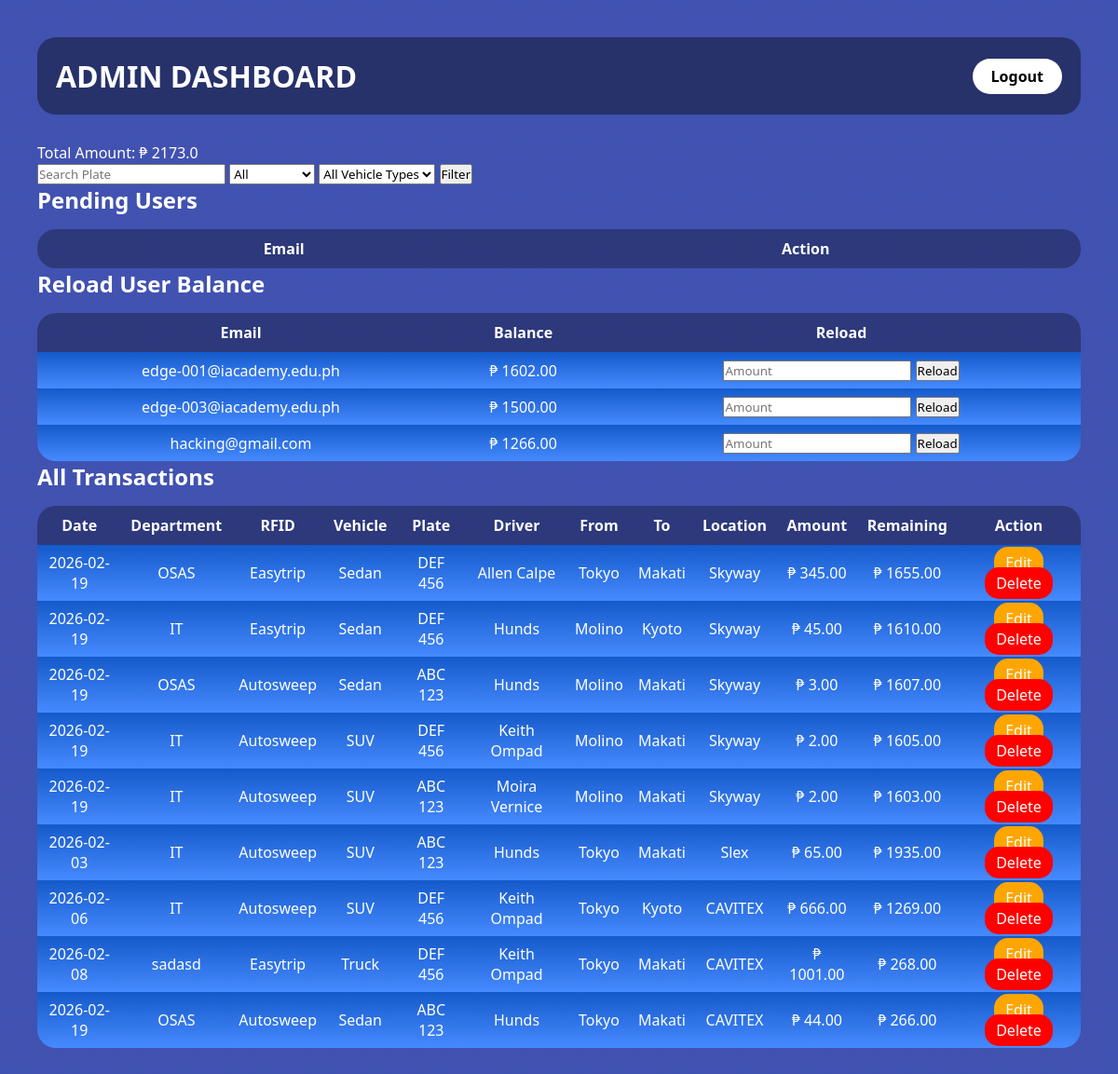
The page /dashboard (signed in) on the database its author committed.
### app.py (models this page shows)
class User(db.Model):
    id = db.Column(db.Integer, primary_key=True)
    email = db.Column(db.String(120), unique=True, nullable=False)
    password = db.Column(db.String(120), nullable=False)
    role = db.Column(db.String(20), default="user")
    approved = db.Column(db.Boolean, default=False)
    balance = db.Column(db.Float, default=2000)

class VehicleLog(db.Model):
    id = db.Column(db.Integer, primary_key=True)
    user_id = db.Column(db.Integer, db.ForeignKey("user.id"))
    rfid_type = db.Column(db.String(50))
    vehicle_type = db.Column(db.String(50))
    plate_number = db.Column(db.String(50))
    driver = db.Column(db.String(100))
    department = db.Column(db.String(100))
    travel_date = db.Column(db.String(20))
    from_location = db.Column(db.String(100))
    to_location = db.Column(db.String(100))
    rfid_location = db.Column(db.String(100))
    amount = db.Column(db.Float)
    remaining_balance = db.Column(db.Float)

### app.py (the view, shortened to what this page needs)
@app.route("/dashboard", methods=["GET", "POST"])
def dashboard():
    if "user_id" not in session:
        return redirect(url_for("login"))
    if session["role"] == "admin":
        logs = VehicleLog.query.all()
        total = sum(log.amount for log in logs)
        users = User.query.filter_by(approved=False).all()
        all_users = User.query.filter_by(role="user").all()
        return render_template(
            "admin_dashboard.html",
            logs=logs,
            total=total,
            users=users,
            all_users=all_users
        )

### templates/admin_dashboard.html (shortened to what this page needs)
<!DOCTYPE html>
<html>
<head>
    <link rel="stylesheet" href="{{ url_for('static', filename='style.css') }}">
</head>
<body class="dashboard-container">
<div class="header">
    <h1>ADMIN DASHBOARD</h1>
    <a href="{{ url_for('logout') }}" class="logout-btn">Logout</a>
</div>
<div class="total-box">
    Total Amount: ₱ {{ total }}
</div>
<form method="GET" class="filter-form">
    <input type="text" name="search" placeholder="Search Plate"
           value="{{ request.args.get('search','') }}">
    <select name="rfid_type">
        <option value="All">All</option>
    </select>
    <select name="vehicle_type">
        <option value="All">All Vehicle Types</option>
    </select>
    <button type="submit">Filter</button>
</form>
<div class="section">
    <h2>Pending Users</h2>
    <div class="table-container">
        <table>
            <tr>
                <th>Email</th>
                <th>Action</th>
            </tr>
        </table>
    </div>
</div>
<div class="section">
    <h2>Reload User Balance</h2>
    <div class="table-container">
        <table>
            <tr>
                <th>Email</th>
                <th>Balance</th>
                <th>Reload</th>
            </tr>
            {% for user in all_users %}
            <tr>
                <td>{{ user.email }}</td>
                <td>₱ {{ "%.2f"|format(user.balance) }}</td>
                <td>
                    <form method="POST"
                          action="{{ url_for('reload_balance', id=user.id) }}">
                        <input type="number" name="amount"
                               placeholder="Amount"
                               step="0.01"
                               required>
                        <button type="submit">Reload</button>
                    </form>
                </td>
            </tr>
            {% endfor %}
        </table>
    </div>
</div>
<div class="section">
    <h2>All Transactions</h2>
    <div class="table-container">
        <table>
            <tr>
                <th>Date</th>
                <th>Department</th>
                <th>RFID</th>
                <th>Vehicle</th>
                <th>Plate</th>
                <th>Driver</th>
                <th>From</th>
                <th>To</th>
                <th>Location</th>
                <th>Amount</th>
                <th>Remaining</th>
                <th>Action</th>
            </tr>
            {% for log in logs %}
            <tr>
                <td>{{ log.travel_date }}</td>
                <td>{{ log.department }}</td>
                <td>{{ log.rfid_type }}</td>
                <td>{{ log.vehicle_type }}</td>
                <td>{{ log.plate_number }}</td>
                <td>{{ log.driver }}</td>
                <td>{{ log.from_location }}</td>
                <td>{{ log.to_location }}</td>
                <td>{{ log.rfid_location }}</td>
                <td>₱ {{ "%.2f"|format(log.amount) }}</td>
                <td>₱ {{ "%.2f"|format(log.remaining_balance) }}</td>
                <td>
                    <a href="{{ url_for('edit', id=log.id) }}"
                       class="edit-btn">Edit</a>
                    <a href="{{ url_for('delete', id=log.id) }}"
                       class="delete-btn">Delete</a>
                </td>
            </tr>
            {% endfor %}
        </table>
    </div>
</div>

### static/style.css (style rules this page uses)
* { margin: 0; padding: 0; box-sizing: border-box; font-family: 'Segoe UI', sans-serif; }
.dashboard-container { min-height: 100vh; padding: 40px; background: linear-gradient(rgba(1,24,150,0.75), rgba(1,24,150,0.75)), url("https://images.candymag.com/candy/images/2022/12/16/applying-to-iacademy.png"); background-size: cover; background-position: center; color: white; }
.header { display: flex; justify-content: space-between; align-items: center; background: rgba(0,0,0,0.4); padding: 20px; border-radius: 20px; margin-bottom: 30px; }
.logout-btn { padding: 8px 20px; background: white; color: black; border-radius: 20px; text-decoration: none; font-weight: bold; }
table { border-collapse: separate; border-spacing: 0; border-radius: 20px; overflow: hidden; }
th { background: linear-gradient( to bottom, #1e3a8a 0%, #2563eb 100% ); color: rgb(255, 255, 255); }
td { background: linear-gradient( to bottom, #155aca 0%, #468aff 100% ); }
table { width: 100%; border-collapse: collapse; margin-top: 15px; }
th { background: rgba(0,0,0,0.3); padding: 10px; }
td { padding: 8px; text-align: center; }
tr:nth-child(even) { background: rgba(255,255,255,0.05); }
.edit-btn { background: orange; padding: 6px 12px; border-radius: 15px; color: white; text-decoration: none; border: none; cursor: pointer; }
.delete-btn { background: red; padding: 6px 12px; border-radius: 15px; color: white; text-decoration: none; border: none; cursor: pointer; }

### rows shown on the page
User: email "edge-001@iacademy.edu.ph", balance "1602.00"
User: email "edge-003@iacademy.edu.ph", balance "1500.00"
User: email "hacking@gmail.com", balance "1266.00"
VehicleLog: travel_date "2026-02-19", department "OSAS", rfid_type "Easytrip", vehicle_type "Sedan", plate_number "DEF 456", driver "Allen Calpe", from_location "Tokyo", to_location "Makati", rfid_location "Skyway", amount "345.00", remaining_balance "1655.00"
VehicleLog: travel_date "2026-02-19", department "IT", rfid_type "Easytrip", vehicle_type "Sedan", plate_number "DEF 456", driver "Hunds", from_location "Molino", to_location "Kyoto", rfid_location "Skyway", amount "45.00", remaining_balance "1610.00"
VehicleLog: travel_date "2026-02-19", department "OSAS", rfid_type "Autosweep", vehicle_type "Sedan", plate_number "ABC 123", driver "Hunds", from_location "Molino", to_location "Makati", rfid_location "Skyway", amount "3.00", remaining_balance "1607.00"
VehicleLog: travel_date "2026-02-19", department "IT", rfid_type "Autosweep", vehicle_type "SUV", plate_number "DEF 456", driver "Keith Ompad", from_location "Molino", to_location "Makati", rfid_location "Skyway", amount "2.00", remaining_balance "1605.00"
VehicleLog: travel_date "2026-02-19", department "IT", rfid_type "Autosweep", vehicle_type "SUV", plate_number "ABC 123", driver "Moira Vernice", from_location "Molino", to_location "Makati", rfid_location "Skyway", amount "2.00", remaining_balance "1603.00"
VehicleLog: travel_date "2026-02-03", department "IT", rfid_type "Autosweep", vehicle_type "SUV", plate_number "ABC 123", driver "Hunds", from_location "Tokyo", to_location "Makati", rfid_location "Slex", amount "65.00", remaining_balance "1935.00"
VehicleLog: travel_date "2026-02-06", department "IT", rfid_type "Autosweep", vehicle_type "SUV", plate_number "DEF 456", driver "Keith Ompad", from_location "Tokyo", to_location "Kyoto", rfid_location "CAVITEX", amount "666.00", remaining_balance "1269.00"
VehicleLog: travel_date "2026-02-08", department "sadasd", rfid_type "Easytrip", vehicle_type "Truck", plate_number "DEF 456", driver "Keith Ompad", from_location "Tokyo", to_location "Makati", rfid_location "CAVITEX", amount "1001.00", remaining_balance "268.00"
VehicleLog: travel_date "2026-02-19", department "OSAS", rfid_type "Autosweep", vehicle_type "Sedan", plate_number "ABC 123", driver "Hunds", from_location "Tokyo", to_location "Makati", rfid_location "CAVITEX", amount "44.00", remaining_balance "266.00"

### other values the page prints
{{ total }} "2173.0"
